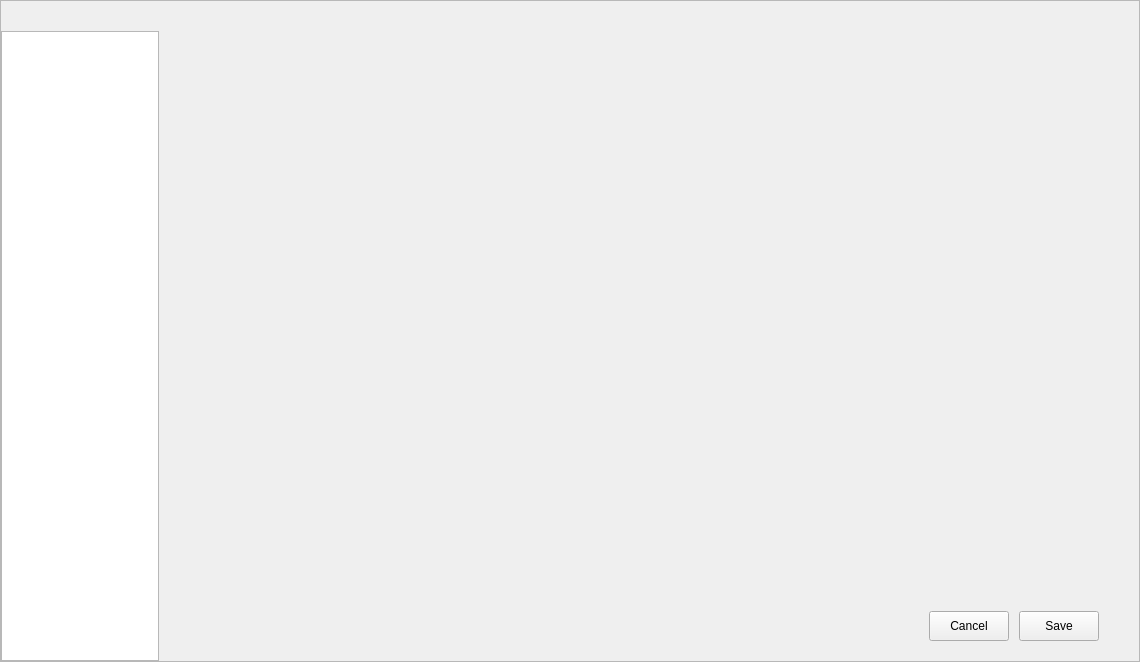
<?xml version="1.0" encoding="UTF-8"?>
<ui version="4.0">
 <class>ConfigDialog</class>
 <widget class="QDialog" name="ConfigDialog">
  <property name="geometry">
   <rect>
    <x>0</x>
    <y>0</y>
    <width>1140</width>
    <height>662</height>
   </rect>
  </property>
  <property name="sizePolicy">
   <sizepolicy hsizetype="Expanding" vsizetype="Preferred">
    <horstretch>0</horstretch>
    <verstretch>0</verstretch>
   </sizepolicy>
  </property>
  <property name="minimumSize">
   <size>
    <width>1100</width>
    <height>0</height>
   </size>
  </property>
  <property name="maximumSize">
   <size>
    <width>1140</width>
    <height>16777215</height>
   </size>
  </property>
  <layout class="QVBoxLayout" name="main_layout">
   <property name="spacing">
    <number>0</number>
   </property>
   <property name="leftMargin">
    <number>0</number>
   </property>
   <property name="topMargin">
    <number>0</number>
   </property>
   <property name="rightMargin">
    <number>0</number>
   </property>
   <property name="bottomMargin">
    <number>0</number>
   </property>
   <item>
    <widget class="QFrame" name="frame">
     <property name="frameShape">
      <enum>QFrame::StyledPanel</enum>
     </property>
     <property name="frameShadow">
      <enum>QFrame::Raised</enum>
     </property>
     <layout class="QGridLayout" name="frame_layout">
      <property name="leftMargin">
       <number>0</number>
      </property>
      <property name="topMargin">
       <number>0</number>
      </property>
      <property name="rightMargin">
       <number>0</number>
      </property>
      <property name="bottomMargin">
       <number>0</number>
      </property>
      <property name="spacing">
       <number>0</number>
      </property>
      <item row="0" column="0" colspan="2">
       <widget class="QWidget" name="titlebar" native="true">
        <property name="minimumSize">
         <size>
          <width>0</width>
          <height>30</height>
         </size>
        </property>
        <property name="maximumSize">
         <size>
          <width>16777215</width>
          <height>30</height>
         </size>
        </property>
        <layout class="QHBoxLayout" name="titlebar_layout">
         <property name="spacing">
          <number>0</number>
         </property>
         <property name="leftMargin">
          <number>0</number>
         </property>
         <property name="topMargin">
          <number>0</number>
         </property>
         <property name="rightMargin">
          <number>0</number>
         </property>
         <property name="bottomMargin">
          <number>0</number>
         </property>
        </layout>
       </widget>
      </item>
      <item row="1" column="0">
       <widget class="QWidget" name="tabs" native="true">
        <property name="sizePolicy">
         <sizepolicy hsizetype="Preferred" vsizetype="Preferred">
          <horstretch>0</horstretch>
          <verstretch>0</verstretch>
         </sizepolicy>
        </property>
        <property name="minimumSize">
         <size>
          <width>140</width>
          <height>0</height>
         </size>
        </property>
        <property name="maximumSize">
         <size>
          <width>180</width>
          <height>16777215</height>
         </size>
        </property>
        <layout class="QVBoxLayout" name="verticalLayout_12">
         <property name="spacing">
          <number>0</number>
         </property>
         <property name="leftMargin">
          <number>0</number>
         </property>
         <property name="topMargin">
          <number>0</number>
         </property>
         <property name="rightMargin">
          <number>0</number>
         </property>
         <property name="bottomMargin">
          <number>0</number>
         </property>
         <item>
          <widget class="QListWidget" name="tab_list"/>
         </item>
        </layout>
       </widget>
      </item>
      <item row="1" column="1">
       <widget class="QWidget" name="widget_10" native="true">
        <property name="minimumSize">
         <size>
          <width>980</width>
          <height>630</height>
         </size>
        </property>
        <property name="maximumSize">
         <size>
          <width>980</width>
          <height>630</height>
         </size>
        </property>
        <layout class="QVBoxLayout" name="verticalLayout">
         <property name="spacing">
          <number>0</number>
         </property>
         <property name="leftMargin">
          <number>0</number>
         </property>
         <property name="topMargin">
          <number>0</number>
         </property>
         <property name="rightMargin">
          <number>0</number>
         </property>
         <property name="bottomMargin">
          <number>0</number>
         </property>
         <item>
          <widget class="QStackedWidget" name="stack">
           <property name="maximumSize">
            <size>
             <width>960</width>
             <height>16777215</height>
            </size>
           </property>
           <property name="currentIndex">
            <number>-1</number>
           </property>
          </widget>
         </item>
         <item>
          <widget class="QWidget" name="widget_13" native="true">
           <property name="minimumSize">
            <size>
             <width>930</width>
             <height>70</height>
            </size>
           </property>
           <layout class="QHBoxLayout" name="horizontalLayout_5">
            <property name="spacing">
             <number>10</number>
            </property>
            <property name="rightMargin">
             <number>40</number>
            </property>
            <item>
             <spacer name="horizontalSpacer">
              <property name="orientation">
               <enum>Qt::Horizontal</enum>
              </property>
              <property name="sizeHint" stdset="0">
               <size>
                <width>40</width>
                <height>20</height>
               </size>
              </property>
             </spacer>
            </item>
            <item>
             <widget class="QPushButton" name="cancel_btn">
              <property name="minimumSize">
               <size>
                <width>80</width>
                <height>30</height>
               </size>
              </property>
              <property name="maximumSize">
               <size>
                <width>80</width>
                <height>30</height>
               </size>
              </property>
              <property name="cursor">
               <cursorShape>PointingHandCursor</cursorShape>
              </property>
              <property name="text">
               <string>Cancel</string>
              </property>
              <property name="autoDefault">
               <bool>false</bool>
              </property>
             </widget>
            </item>
            <item>
             <widget class="QPushButton" name="confirm_btn">
              <property name="minimumSize">
               <size>
                <width>80</width>
                <height>30</height>
               </size>
              </property>
              <property name="maximumSize">
               <size>
                <width>80</width>
                <height>30</height>
               </size>
              </property>
              <property name="cursor">
               <cursorShape>PointingHandCursor</cursorShape>
              </property>
              <property name="text">
               <string>Save</string>
              </property>
              <property name="autoDefault">
               <bool>false</bool>
              </property>
             </widget>
            </item>
           </layout>
          </widget>
         </item>
        </layout>
       </widget>
      </item>
     </layout>
    </widget>
   </item>
  </layout>
 </widget>
 <resources/>
 <connections/>
</ui>
